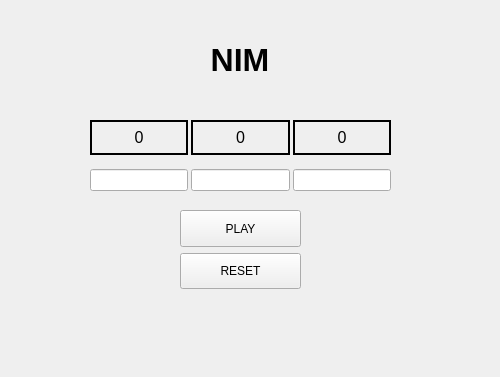
<?xml version="1.0" encoding="UTF-8"?>
<ui version="4.0">
 <class>Form</class>
 <widget class="QWidget" name="Form">
  <property name="geometry">
   <rect>
    <x>0</x>
    <y>0</y>
    <width>500</width>
    <height>377</height>
   </rect>
  </property>
  <property name="windowTitle">
   <string>Form</string>
  </property>
  <widget class="QWidget" name="horizontalLayoutWidget">
   <property name="geometry">
    <rect>
     <x>90</x>
     <y>120</y>
     <width>301</width>
     <height>35</height>
    </rect>
   </property>
   <layout class="QHBoxLayout" name="stackDisplay">
    <property name="spacing">
     <number>3</number>
    </property>
    <property name="sizeConstraint">
     <enum>QLayout::SetNoConstraint</enum>
    </property>
    <item>
     <widget class="QLabel" name="leftStack">
      <property name="sizePolicy">
       <sizepolicy hsizetype="Expanding" vsizetype="Expanding">
        <horstretch>0</horstretch>
        <verstretch>0</verstretch>
       </sizepolicy>
      </property>
      <property name="maximumSize">
       <size>
        <width>250</width>
        <height>16777215</height>
       </size>
      </property>
      <property name="font">
       <font>
        <pointsize>12</pointsize>
       </font>
      </property>
      <property name="frameShape">
       <enum>QFrame::WinPanel</enum>
      </property>
      <property name="text">
       <string>0</string>
      </property>
      <property name="alignment">
       <set>Qt::AlignCenter</set>
      </property>
     </widget>
    </item>
    <item>
     <widget class="QLabel" name="middleStack">
      <property name="sizePolicy">
       <sizepolicy hsizetype="Expanding" vsizetype="Expanding">
        <horstretch>0</horstretch>
        <verstretch>0</verstretch>
       </sizepolicy>
      </property>
      <property name="maximumSize">
       <size>
        <width>250</width>
        <height>16777215</height>
       </size>
      </property>
      <property name="font">
       <font>
        <pointsize>12</pointsize>
       </font>
      </property>
      <property name="frameShape">
       <enum>QFrame::WinPanel</enum>
      </property>
      <property name="text">
       <string>0</string>
      </property>
      <property name="alignment">
       <set>Qt::AlignCenter</set>
      </property>
     </widget>
    </item>
    <item>
     <widget class="QLabel" name="rightStack">
      <property name="sizePolicy">
       <sizepolicy hsizetype="Expanding" vsizetype="Expanding">
        <horstretch>0</horstretch>
        <verstretch>0</verstretch>
       </sizepolicy>
      </property>
      <property name="maximumSize">
       <size>
        <width>250</width>
        <height>16777215</height>
       </size>
      </property>
      <property name="font">
       <font>
        <pointsize>12</pointsize>
       </font>
      </property>
      <property name="frameShape">
       <enum>QFrame::WinPanel</enum>
      </property>
      <property name="text">
       <string>0</string>
      </property>
      <property name="alignment">
       <set>Qt::AlignCenter</set>
      </property>
     </widget>
    </item>
   </layout>
  </widget>
  <widget class="QWidget" name="verticalLayoutWidget">
   <property name="geometry">
    <rect>
     <x>180</x>
     <y>210</y>
     <width>121</width>
     <height>79</height>
    </rect>
   </property>
   <layout class="QVBoxLayout" name="setButtons">
    <property name="sizeConstraint">
     <enum>QLayout::SetNoConstraint</enum>
    </property>
    <item>
     <widget class="QPushButton" name="playResetButton">
      <property name="sizePolicy">
       <sizepolicy hsizetype="Expanding" vsizetype="Expanding">
        <horstretch>0</horstretch>
        <verstretch>0</verstretch>
       </sizepolicy>
      </property>
      <property name="maximumSize">
       <size>
        <width>250</width>
        <height>16777215</height>
       </size>
      </property>
      <property name="text">
       <string>PLAY</string>
      </property>
     </widget>
    </item>
    <item>
     <widget class="QPushButton" name="pushButton">
      <property name="sizePolicy">
       <sizepolicy hsizetype="Expanding" vsizetype="Expanding">
        <horstretch>0</horstretch>
        <verstretch>0</verstretch>
       </sizepolicy>
      </property>
      <property name="maximumSize">
       <size>
        <width>250</width>
        <height>16777215</height>
       </size>
      </property>
      <property name="text">
       <string>RESET</string>
      </property>
     </widget>
    </item>
   </layout>
  </widget>
  <widget class="QWidget" name="verticalLayoutWidget_2">
   <property name="geometry">
    <rect>
     <x>90</x>
     <y>160</y>
     <width>301</width>
     <height>41</height>
    </rect>
   </property>
   <layout class="QHBoxLayout" name="userInput">
    <property name="spacing">
     <number>3</number>
    </property>
    <property name="sizeConstraint">
     <enum>QLayout::SetNoConstraint</enum>
    </property>
    <item>
     <widget class="QLineEdit" name="lineEdit"/>
    </item>
    <item>
     <widget class="QLineEdit" name="lineEdit_2"/>
    </item>
    <item>
     <widget class="QLineEdit" name="lineEdit_3"/>
    </item>
   </layout>
  </widget>
  <widget class="QWidget" name="verticalLayoutWidget_3">
   <property name="geometry">
    <rect>
     <x>160</x>
     <y>20</y>
     <width>160</width>
     <height>80</height>
    </rect>
   </property>
   <layout class="QVBoxLayout" name="nimTitle">
    <property name="spacing">
     <number>3</number>
    </property>
    <property name="sizeConstraint">
     <enum>QLayout::SetNoConstraint</enum>
    </property>
    <item>
     <widget class="QLabel" name="titleNIM">
      <property name="sizePolicy">
       <sizepolicy hsizetype="Expanding" vsizetype="Expanding">
        <horstretch>0</horstretch>
        <verstretch>0</verstretch>
       </sizepolicy>
      </property>
      <property name="maximumSize">
       <size>
        <width>250</width>
        <height>16777215</height>
       </size>
      </property>
      <property name="font">
       <font>
        <pointsize>24</pointsize>
        <weight>75</weight>
        <bold>true</bold>
       </font>
      </property>
      <property name="text">
       <string>NIM</string>
      </property>
      <property name="alignment">
       <set>Qt::AlignCenter</set>
      </property>
     </widget>
    </item>
   </layout>
  </widget>
 </widget>
 <resources/>
 <connections/>
</ui>
